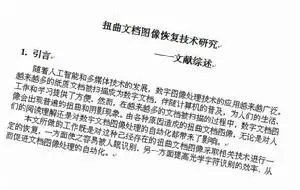
//> input picture data/doc.jpg, 300 x 190 px
$ ./test   (built with g++ and OpenCV 4)
//> lines starting //> are read from the running program, lines starting //| are printed output that depends on the picture; after the words box and inside, x2 and y2 are one past the last pixel; in counts of white or black regions, pixels touching at a corner belong together
#include <iostream>
#include <vector>
#include <opencv2/opencv.hpp>
#include <opencv2/imgproc.hpp>
using namespace cv;

float distance(Point2f&p1,Point2f&p2){
    float x = p1.x - p2.x;
    float y = p1.y - p2.y;
    return sqrt(x*x+y*y);
}
float get_area(std::vector<Point>&points){
    RotatedRect rect = minAreaRect(points);
    Point2f P[4];
    rect.points(P);
    return distance(P[0],P[1]);
}

bool cmp(std::vector<Point>&c1,std::vector<Point>&c2){
    return get_area(c1)>get_area(c2);
}

bool cmpPoint(Point2f p1,Point2f p2){
    if(p1.x<p2.x)
        return true;
    else if(p1.x==p2.x){
        return p1.y<p2.y;
    }
    return false;
}

int main(){
    Mat img = imread("data/doc.jpg");
//> img is the input picture: 190 rows x 300 cols, CV_8UC3; mean B, G, R 231.1, 231.2, 231.2
    Mat th,gray;
    cvtColor(img,gray,COLOR_BGR2GRAY);
    threshold(gray,th,150,255,THRESH_BINARY_INV);
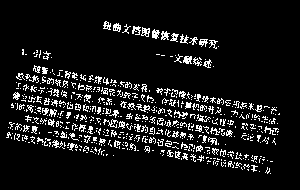
//> th: 190 rows x 300 cols, CV_8UC1; 9.6% white in thin lines or dots, all inside (x1, y1, x2, y2) = (6, 21, 280, 174)
    Mat ker = getStructuringElement(MORPH_RECT,Size(7,7));
    morphologyEx(th,th,MORPH_CLOSE,ker);
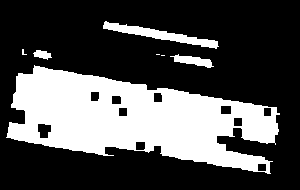
//> th: 190 rows x 300 cols, CV_8UC1; 31.4% white; 7 white regions (3 under 20 px)
    std::vector<std::vector<Point>> contours;
    std::vector<Vec4i> hier;
    findContours(th,contours,hier,MORPH_RECT,CHAIN_APPROX_SIMPLE);
//> contours = 7 contours, 3 with area under 20; largest, box (x1, y1, x2, y2) and area: (6, 65, 280, 174) 16836, (103, 21, 219, 49) 791, (170, 54, 214, 68) 244, (33, 50, 52, 60) 94
    std::sort(contours.begin(),contours.end(),cmp);
//> in get_area, `RotatedRect rect = minAreaRect(points);`: rect = centre (162.5, 55), size (0, 3), angle -90
//> in get_area, `rect.points(P);`: P = 4 Points (x, y): [164, 55], [161, 55], [161, 55], [164, 55]
//> in distance, `float x = p1.x - p2.x;`: x = 3
//> in distance, `float y = p1.y - p2.y;`: y = 0
    for(int i=0;i<1;i++){
        RotatedRect rect = minAreaRect(contours[i]);
        Point2f P[4];
        rect.points(P);
        for(int j=0;j<=3;j++){
            line(img,P[j],P[(j+1)%4],Scalar(0,0,255),2);
        }
    }
//> this loop made 1 pass
//> rect on pass 1: centre (143.6, 123), size (77.4, 267.7), angle -80.3
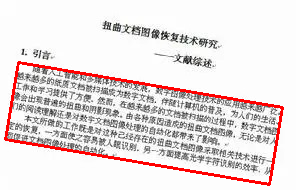
//> img: 190 rows x 300 cols, CV_8UC3; 3.55% of pixels changed, all inside (x1, y1, x2, y2) = (4, 61, 284, 186)
    imshow("img",img);
    RotatedRect rect = minAreaRect(contours[0]);
    Point2f P[4];
    rect.points(P);
    std::sort(P,P+4,cmpPoint);
//> P = 4 Points (x, y): [5.09, 138.6], [18.14, 62.29], [269, 183.7], [282, 107.5]
    std::cout<<P[0]<<" "<<P[1]<<" "<<P[2]<<" "<<P[3]<<" "<<std::endl;
//| [5.08666, 138.546] [18.1404, 62.2853] [268.976, 183.717] [282.03, 107.456]
    float w = distance(P[0],P[1]);
//> w = 77.37
    float h = min(distance(P[1],P[2]),distance(P[1],P[3]));
//> h = 267.7
    std::cout<<"w:"<<w<<"h:"<<h<<std::endl;
//| w:77.3702h:267.728
    if(w<h){
        swap(w,h);
//> w = 267.7; h = 77.37
    }
    Mat empty = Mat::ones(gray.size(),CV_8U)*255;
    Point2f dst[4] = {

        Point2f(0,h),
        Point2f(0,0),
        Point2f(w,h),
        Point2f(w,0)
    };
//> dst = 4 Points (x, y): [0, 77.37], [0, 0], [267.7, 77.37], [267.7, 0]
    Mat rot_mat = getAffineTransform(P,dst);
//> rot_mat = [[0.986, 0.169, -28.39], [-0.169, 0.986, -58.33]]
    warpAffine(gray,empty,rot_mat,Size(gray.cols,gray.rows));
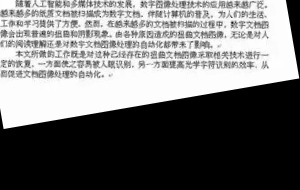
//> empty: 190 rows x 300 cols, CV_8UC1; min 0, max 255, mean 116.7
    imshow("doc",empty);
    waitKey(0);
}
